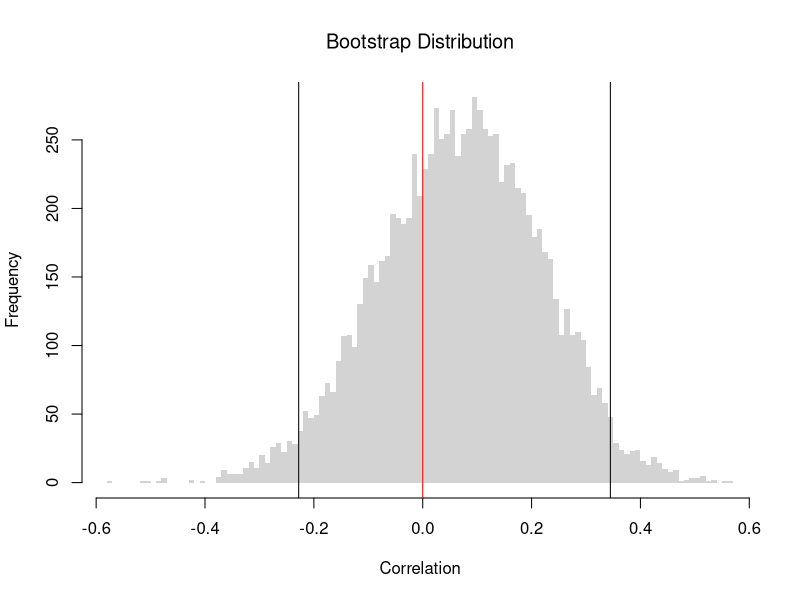
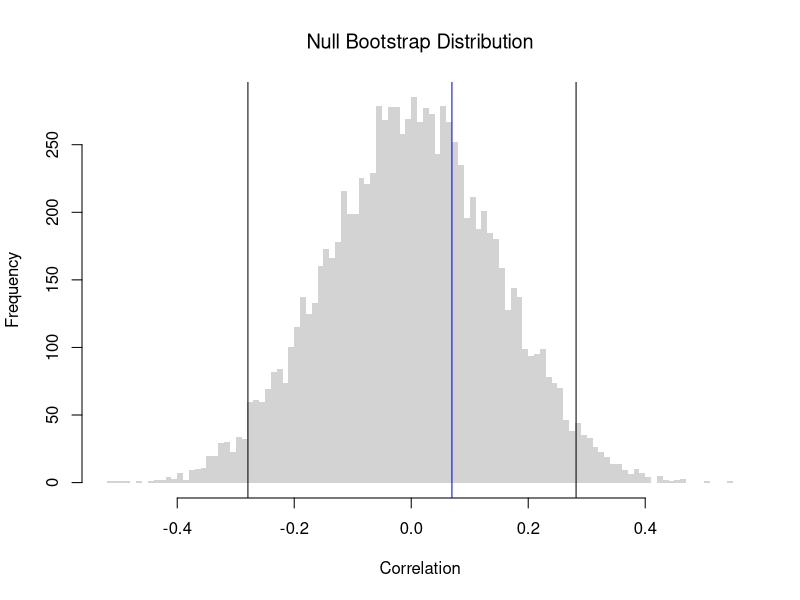
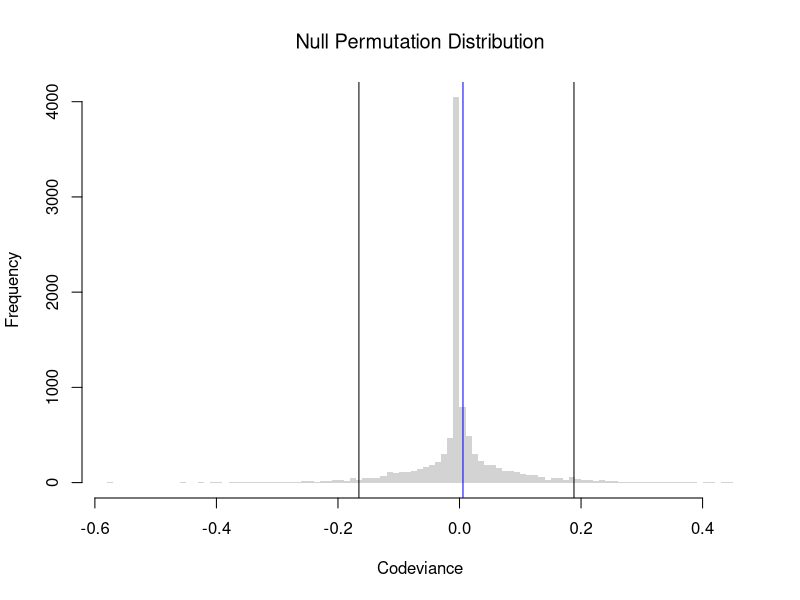
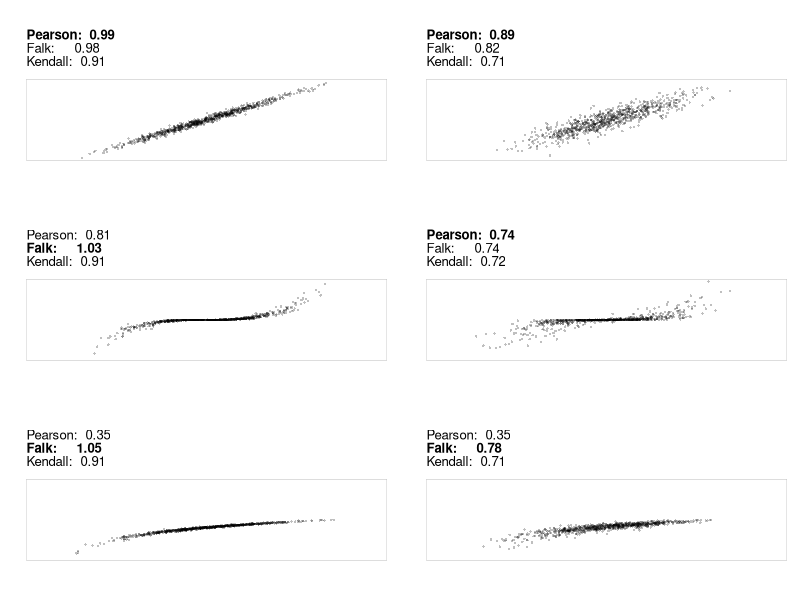
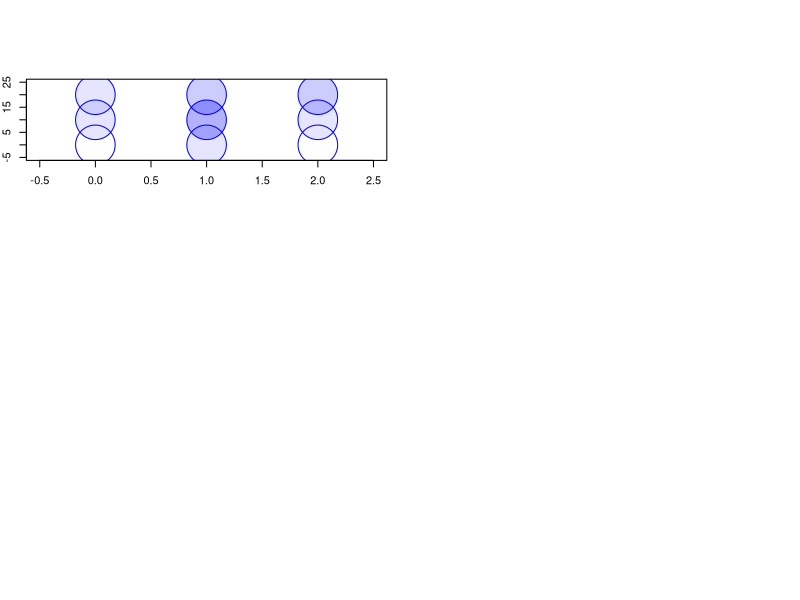

Write the R code that produced these figures, in order.
## ---- chunk 1
# Create the Data
X <- c(0,1,2)
X
Y <- c(0.1,0.3,0.2)
Y

# Compute the Means
mX <- mean(X)
mY <- mean(Y)

# Compute the Deviances
dev_X <- X - mX
dev_Y <- Y - mY

# Compute the Covariance
cov_manual <-  sum(dev_X * dev_Y) / length(X)

# Compute the Standard Deviations
var_X <- sum(dev_X^2) / length(X)
sd_X <- sqrt(var_X)
var_Y <- sum(dev_Y^2) / length(Y)
sd_Y <- sqrt(var_Y)

# Compute the Correlation
cor_manual <- cov_manual / (sd_X * sd_Y)
cor_manual

# Verify with the built-in function
cor(X,Y)
## ---- chunk 2
# Load the Data
xy <- USArrests[,c('Murder','UrbanPop')]
xy_cor <- cor(xy[, 1], xy[, 2])
#plot(xy, pch=16, col=grey(0,.25))
    
# Bootstrap Distribution of Correlation
n <- nrow(xy)
bootstrap_cor <- vector(length=9999)
for(b in seq(bootstrap_cor) ){
    xy_b <- xy[sample(n, replace=T),]
    xy_cor_b <- cor(xy_b[, 1], xy_b[, 2])
    bootstrap_cor[b] <- xy_cor_b
}
hist(bootstrap_cor, breaks=100,
    border=NA, font.main=1,
    xlab='Correlation',
    main='Bootstrap Distribution')

## Test whether correlation is statistically different from 0
boot_ci <- quantile(bootstrap_cor, probs=c(0.025, 0.975))
abline(v=boot_ci)
abline(v=0, col='red')
## ---- chunk 3
xy <- USArrests[,c('Murder','UrbanPop')]
xy_cor <- cor(xy[, 1], xy[, 2])
#plot(xy, pch=16, col=grey(0,.25))
    
# Null Bootstrap Distribution of Correlation
n <- nrow(xy)
null_bootstrap_cor <- vector(length=9999)
for(b in seq(null_bootstrap_cor) ){
    xy_b <- xy
    xy_b[,'UrbanPop'] <- xy[sample(n, replace=T),'UrbanPop'] ## Reshuffle X
    xy_cor_b <- cor(xy_b[, 1], xy_b[, 2])
    null_bootstrap_cor[b] <- xy_cor_b
}
hist(null_bootstrap_cor, breaks=100,
    border=NA, font.main=1,
    xlab='Correlation',
    main='Null Bootstrap Distribution')

## Test whether correlation is statistically different from 0
boot_ci <- quantile(null_bootstrap_cor, probs=c(0.025, 0.975))
abline(v=boot_ci)
abline(v=xy_cor, col='blue')
## ---- chunk 4
codev <- function(xy) {
  # Compute medians for each column
  med <- apply(xy, 2, median)
  # Subtract the medians from each column
  xm <- sweep(xy, 2, med, "-")
  # Compute CoDev
  CoDev <- median(xm[, 1] * xm[, 2])
  # Compute the medians of absolute deviation
  MadProd <- prod( apply(abs(xm), 2, median) )
  # Return the robust correlation measure
  return( CoDev / MadProd)
}
xy_codev <- codev(xy)
xy_codev
## ---- chunk 5
xy <- USArrests[,c('Murder','UrbanPop')]
xy_cor <- cor(xy[, 1], xy[, 2])
#plot(xy, pch=16, col=grey(0,.25))
    
# Null Permutation Distribution of Codeviance
n <- nrow(xy)
null_permutation_codev <- vector(length=9999)
for(b in seq(null_permutation_codev) ){
    xy_b <- xy
    xy_b[,'UrbanPop'] <- xy[sample(n, replace=F),'UrbanPop'] ## Reshuffle X
    xy_codev_b <- codev(xy_b)
    null_permutation_codev[b] <- xy_codev_b
}
hist(null_permutation_codev, breaks=100,
    border=NA, font.main=1,
    xlab='Codeviance',
    main='Null Permutation Distribution')

## Test whether correlation is statistically different from 0
abline(v=quantile(null_permutation_codev, probs=c(0.025, 0.975)))
abline(v=xy_codev, col='blue')
## ---- chunk 6
xy <- USArrests[,c('Murder','UrbanPop')]
xy[,1] <- rank(xy[,1] )
xy[,2] <- rank(xy[,2] )
# plot(xy, pch=16, col=grey(0,.25))
KT <- cor(xy[, 1], xy[, 2], method = "kendall")
round(KT, 3)
## ---- chunk 7
xy <- USArrests[,c('Murder','UrbanPop')]
KT <- cor(xy[, 1], xy[, 2], method="kendall")
## ---- chunk 8
#| fig-width: 8
#| fig-height: 8
## https://commons.wikimedia.org/wiki/File:Correlation_examples2.svg

MyPlot <- function(xy, xlim = c(-4, 4), ylim = c(-3,3)) {
   plot(xy, main ='', xlab = "", ylab = "",
        col = grey(0,.25), pch=16, cex=.5,
        xaxt = "n", yaxt = "n", bty = "n",
        xlim = xlim, ylim = ylim)
    box(lwd=.1)
    
    cor1 <- cor(xy[,1], xy[,2])
    cor2 <- codev(xy)
    cor3 <- cor(xy[,1], xy[,2], method='kendall')
    cors <- c(cor1, cor2, cor3)
    
    #cor3 <- abs(generalCorr::gmcmtx0( xy[,c(1,2)])[2])
    #cor4 <- Rfast::dcor( xy[,1], xy[,2])[[4]]
    #cor5 <- XICOR::xicor( xy[,1], xy[,2]) ## cor( xy[,1], xy[,2], method='kendall') 

    fm <- cors*0 + 1
    fm[which.max(abs(cors))] <- 2
    title(paste0('Pearson:  ',  formatC(cor1, digits=2, format='f')),
        line=3, adj=0, font.main=fm[1])
    title(paste0('Falk:     ',  formatC(cor2, digits=2, format='f')),
        line=2, adj=0, font.main=fm[2])    
    title(paste0('Kendall:  ',  formatC(cor3, digits=2, format='f')),
        line=1, adj=0, font.main=fm[3])
}

MvNormal <- function(n = 1000, cor, f) {
   for (i in cor) {
      sd = matrix(c(1, i, i, 1), ncol = 2)
      x = mvtnorm::rmvnorm(n, c(0, 0), sd)
      x[,2] <- f(x[,2])
      MyPlot(x)
   }
}

output <- function() {
   par(mfrow = c(3, 2), oma = c(0,0,0,0), mar=c(3,2,6,1))
   cor <- c(0.99, 0.9)
   MvNormal(800, cor, function(y){y});
   MvNormal(800, cor, function(y){(y/2)^3});
   MvNormal(800, cor, function(y){log( (y-min(y)+.Machine$double.eps)/(max(y)-min(y)) ) });
}
output()
## ---- chunk 9
xy <- USArrests[,c('Murder','UrbanPop')]
xy[,1] <- cut(xy[,1],3)
xy[,2] <- cut(xy[,2],4)
table(xy)

CV <- function(xy){
    # Create a contingency table from the categorical variables
    tbl <- table(xy)
    # Compute the chi-square statistic (without Yates' continuity correction)
    chi2 <- chisq.test(tbl, correct=FALSE)[['statistic']]
    # Total sample size
    n <- sum(tbl)
    # Compute the minimum degrees of freedom (min(rows-1, columns-1))
    df_min <- min(nrow(tbl) - 1, ncol(tbl) - 1)
    # Calculate Cramer's V
    V <- sqrt((chi2 / n) / df_min)
    return(V)
}
CV(xy)

# DescTools::CramerV( table(xy) )
## ---- chunk 10
prob_table <- expand.grid(x=c(0,1,2), y=c(0,10,20))
prob_table[,'probabilities'] <- c(
    0.0, 0.1, 0.0,
    0.1, 0.3, 0.1,
    0.1, 0.2, 0.2)
plot(prob_table[,'x'], prob_table[,'y'],
     xlim=c(-0.5,2.5), ylim=c(-5, 25),
     pch=21, cex=8, col='blue',
     bg=rgb(0,0,1, prob_table[,'probabilities']),
     xlab = "X", ylab = "Y")
## ---- chunk 11
#| code-fold: false

# Make a Probability Table
x <- c(0,1,2)
y <- c(0,10,20)
xy_probs <- matrix(c(
    0.0, 0.1, 0.0,
    0.1, 0.3, 0.1,
    0.1, 0.1, 0.2
), nrow=3, ncol=3, byrow=TRUE)
rownames(xy_probs) <- paste0('y=',y)
colnames(xy_probs) <-  paste0('x=',x)
xy_probs

# Compute Marginals and Means
pX  <- colSums(xy_probs)
pY  <- rowSums(xy_probs)
EX  <- sum(x * pX)
EY  <- sum(y * pY)

# Compute Covariance
dxy_grid <- expand.grid(dy=y-EY, dx=x-EX)[,c(2,1)]
dxy_grid[,'p'] <- as.vector(xy_probs)
dxy_grid[,'contribution'] <- dxy_grid[,'dx'] * dxy_grid[,'dy'] * dxy_grid[,'p']
CovXY <- sum(dxy_grid[,'contribution'])
CovXY

# Compute Variances
VX <- sum( (x-EX)^2 * pX)
SX <- sqrt(VX)
VY <- sum( (y-EY)^2 * pY)
SY <- sqrt(VY)

# Compute Correlation
CorXY <- CovXY / (SX * SY)
CorXY
